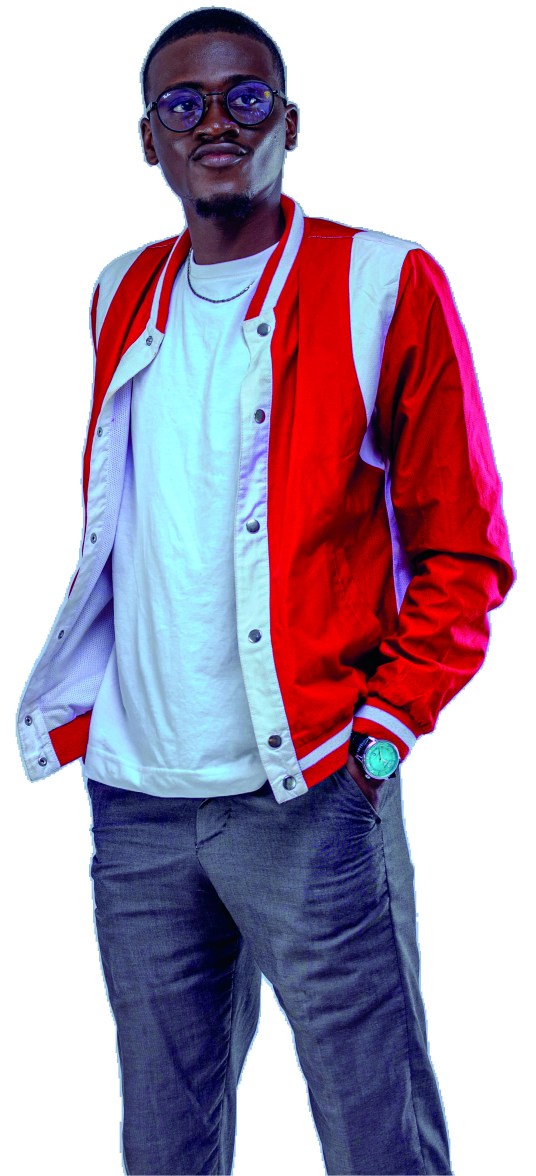
#> input picture information sur Ehoud/extracted/images/p04_img003.jpeg, 1608 x 3528 px, found by its file name (shown at 1/3 size)
$ python recolor_jacket.py
#> lines starting #> are read from the running program, lines starting #| are printed output that depends on the picture; after the words box and inside, x2 and y2 are one past the last pixel; in counts of white or black regions, pixels touching at a corner belong together
"""Bascule la veste rouge du portrait p04 vers le bleu de la charte.
On cible uniquement les pixels rouges TRÈS saturés (la veste) pour épargner
la peau (rouge-orangé peu saturé) et le reste de l'image."""
import numpy as np
from PIL import Image

SRC = r"d:\portfolioEHOUD\information sur Ehoud\extracted\images\p04_img003.jpeg"
OUT = r"d:\portfolioEHOUD\portfolio-ehoud\src\assets\ehoud-hero.png"

img = Image.open(SRC).convert("RGB")
#> img is the input picture: PIL image 1608x3528 RGB; mean R, G, B 176.6, 156.9, 175.5
hsv = np.array(img.convert("HSV"), dtype=np.int16)
h, s, v = hsv[..., 0], hsv[..., 1], hsv[..., 2]
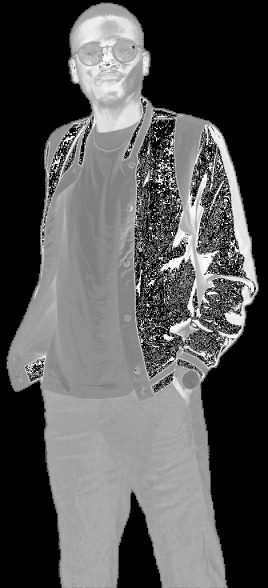
#> h: shape (3528, 1608) int16 (shown at 1/6 size); min 0, max 254, mean 85.4
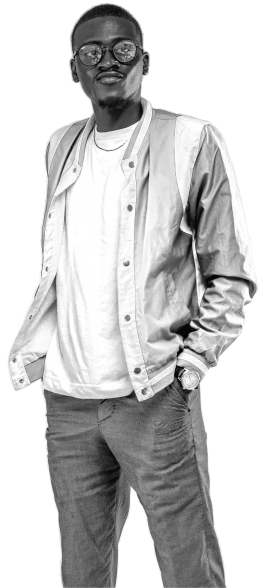
#> v: shape (3528, 1608) int16 (shown at 1/6 size); min 0, max 255, mean 202.5

# Rouge ET rouge-violacé (magenta) = teinte proche de 0 et son wrap large
# vers le haut (215-255), forte saturation. Couvre aussi les reflets roses du tissu.
red_mask = ((h < 18) | (h > 215)) & (s > 95)
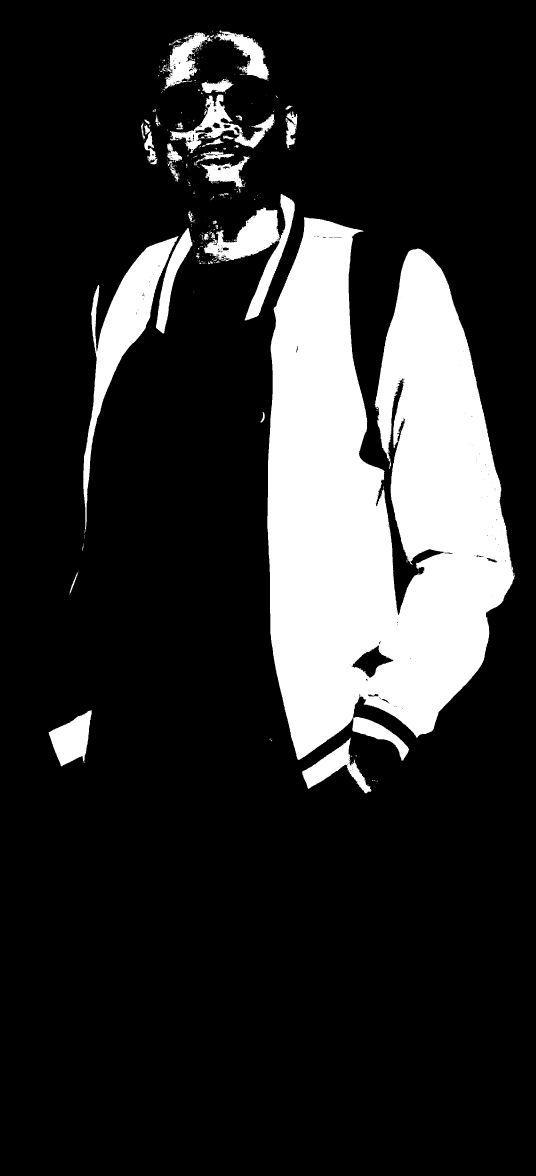
#> red_mask: shape (3528, 1608) bool (shown at 1/3 size); 17.3% white; 450 white regions (382 under 20 px), largest, box (x1, y1, x2, y2) and area: (802, 652, 1544, 2280) 809554, (250, 708, 536, 1601) 51949, (611, 582, 884, 961) 28943

# Cible : bleu charte #1178B7 ≈ teinte 203° → 203/360*255 ≈ 144 sur l'échelle PIL.
TARGET_H = 144
hsv[..., 0] = np.where(red_mask, TARGET_H, h)
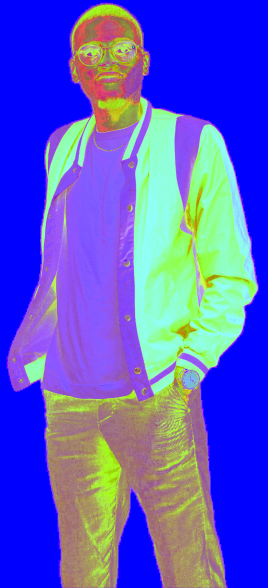
#> hsv: shape (3528, 1608, 3) int16 (shown at 1/6 size); mean R, G, B 89.9, 91, 202.5
# On garde la saturation/valeur (le tissu garde ses plis et son volume),
# juste un léger plafond de saturation pour coller au bleu plus profond.
hsv[..., 1] = np.where(red_mask, np.minimum(s, 205), s)
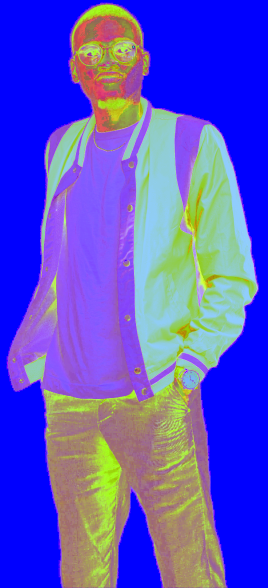
#> hsv: shape (3528, 1608, 3) int16 (shown at 1/6 size); mean R, G, B 89.9, 83.3, 202.5
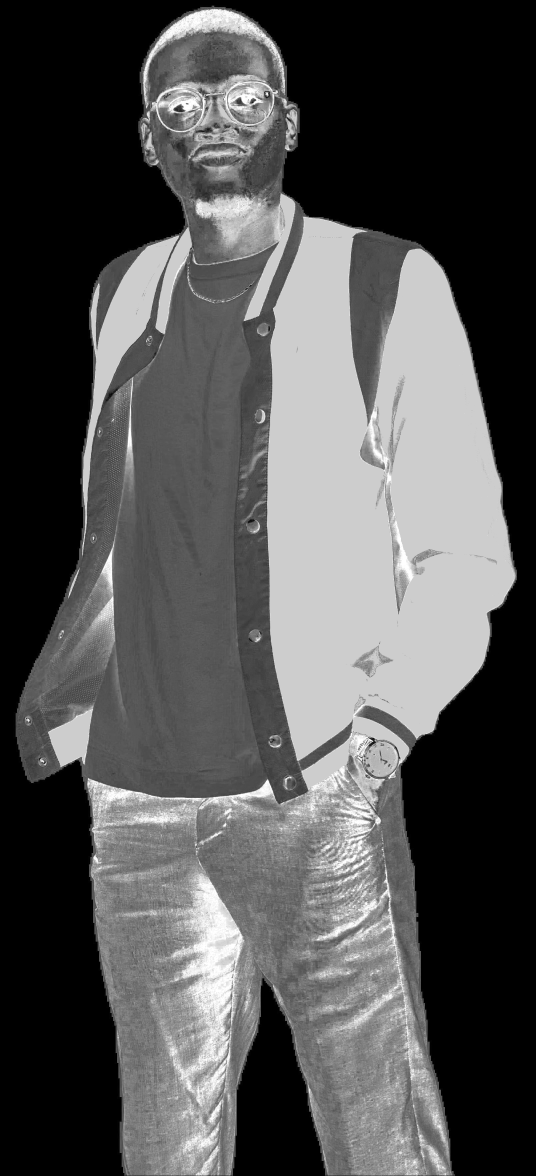
#> s: shape (3528, 1608) int16 (shown at 1/3 size); min 0, max 255, mean 83.3

out = Image.fromarray(hsv.astype("uint8"), "HSV").convert("RGB")
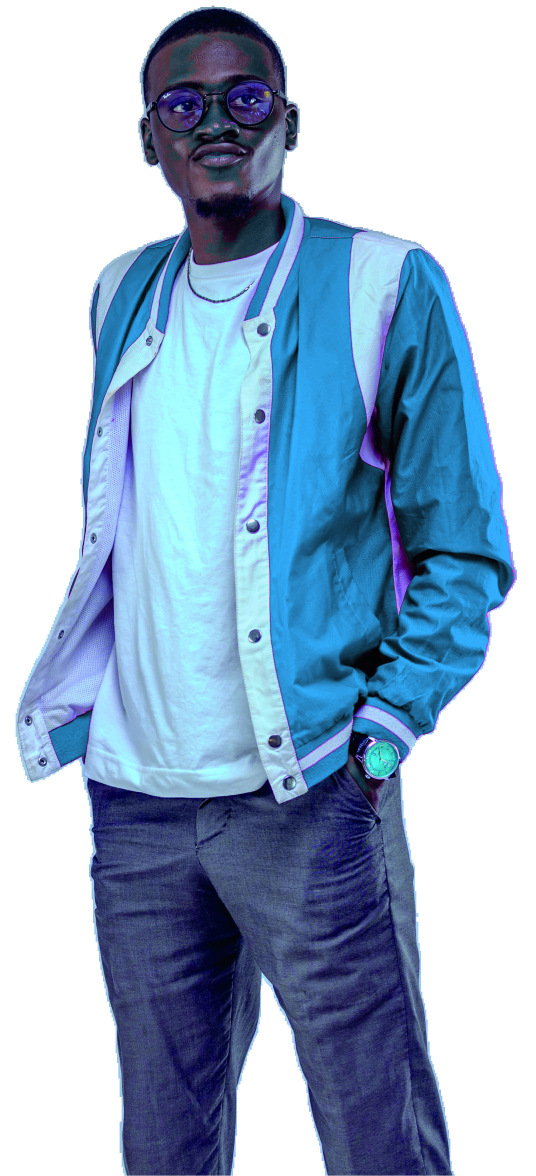
#> out: PIL image 1608x3528 RGB (shown at 1/3 size); mean R, G, B 153.2, 177, 202.4
out.save(OUT)
print("pixels recolorisés:", int(red_mask.sum()), "/", red_mask.size)
#| pixels recolorisés: 982487 / 5673024
print("écrit:", OUT, out.size)
#| écrit: d:\portfolioEHOUD\portfolio-ehoud\src\assets\ehoud-hero.png (1608, 3528)

$ run again, with information sur Ehoud/extracted/images/p02_img001.jpeg copied over information sur Ehoud/extracted/images/p04_img003.jpeg
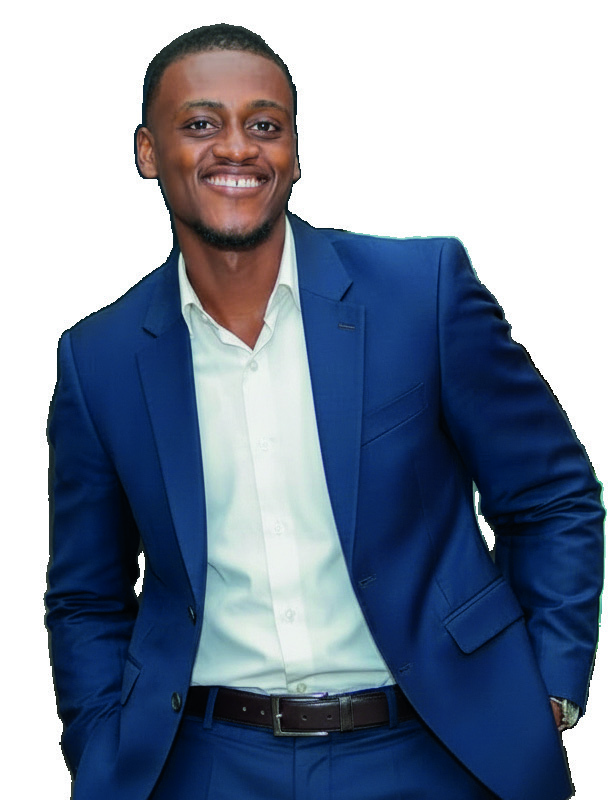
#> input picture information sur Ehoud/extracted/images/p02_img001.jpeg, 610 x 800 px, found by its file name
#> img is the input picture: PIL image 610x800 RGB; mean R, G, B 128.9, 140.7, 159.9
#> `red_mask = ((h < 18) | (h > 215)) & (s > 95)`:
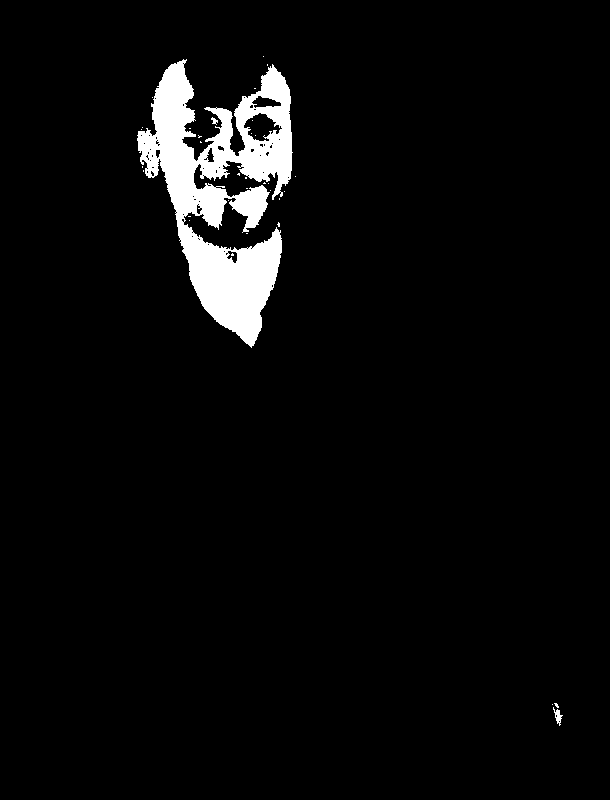
#> red_mask: shape (800, 610) bool; 4.2% white; 34 white regions (31 under 20 px), largest, box (x1, y1, x2, y2) and area: (137, 59, 293, 348) 20111, (553, 707, 563, 726) 78, (211, 117, 218, 125) 29
#> `out = Image.fromarray(hsv.astype("uint8"), "HSV").convert("RGB")`:
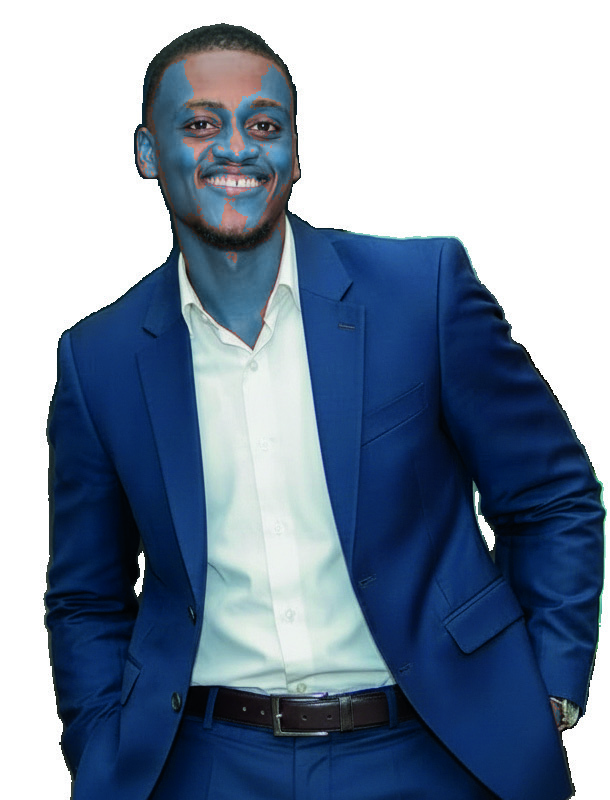
#> out: PIL image 610x800 RGB; mean R, G, B 126.4, 142.1, 162.5
#| pixels recolorisés: 20305 / 488000
#| écrit: d:\portfolioEHOUD\portfolio-ehoud\src\assets\ehoud-hero.png (610, 800)

$ run again, with information sur Ehoud/extracted/images/p03_img002.jpeg copied over information sur Ehoud/extracted/images/p04_img003.jpeg
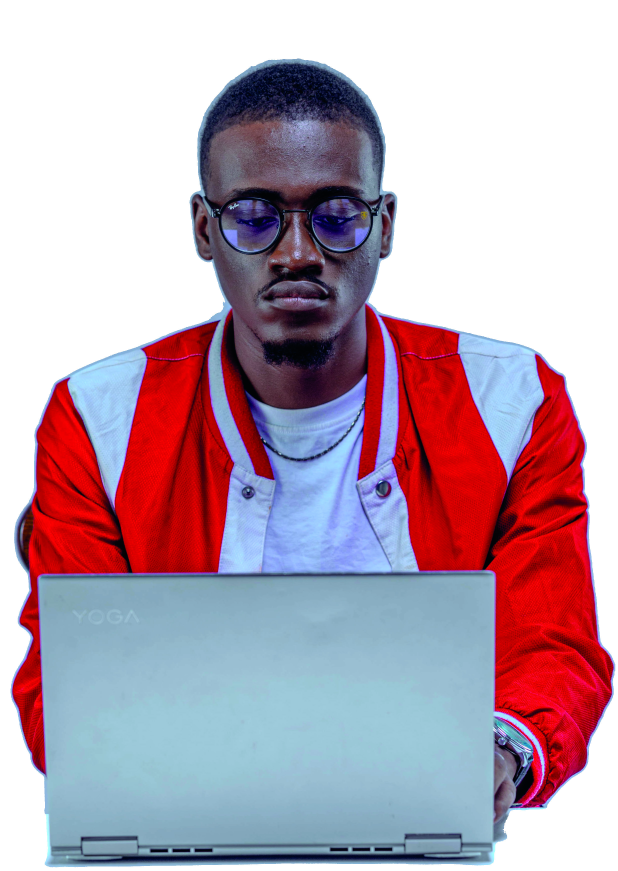
#> input picture information sur Ehoud/extracted/images/p03_img002.jpeg, 2472 x 3483 px, found by its file name (shown at 1/4 size)
#> img is the input picture: PIL image 2472x3483 RGB; mean R, G, B 185.8, 162.9, 176.7
#> `red_mask = ((h < 18) | (h > 215)) & (s > 95)`:
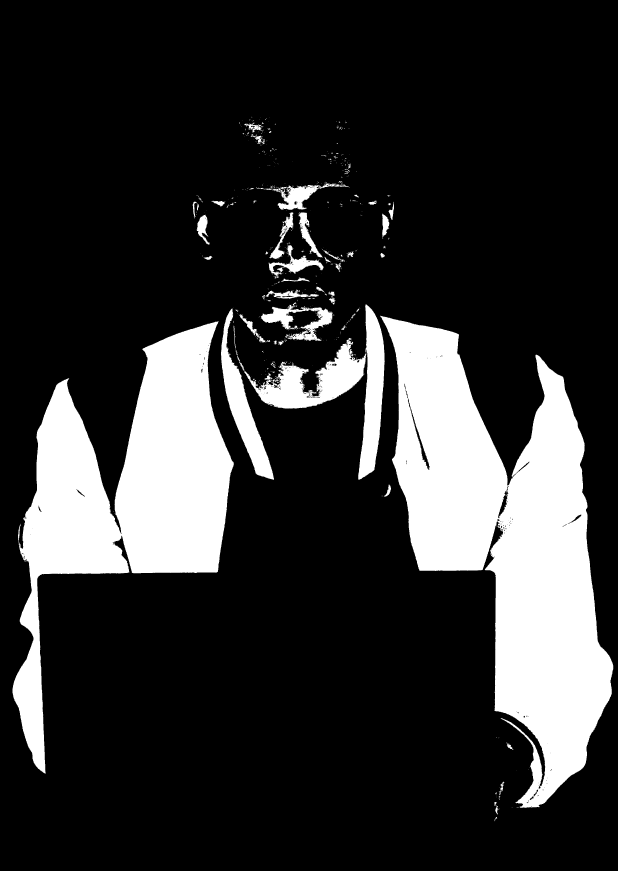
#> red_mask: shape (3483, 2472) bool (shown at 1/4 size); 19% white; 675 white regions (568 under 20 px), largest, box (x1, y1, x2, y2) and area: (1520, 1263, 2453, 3231) 845643, (50, 1285, 935, 3095) 593462, (976, 1217, 1539, 1919) 95414
#> `out = Image.fromarray(hsv.astype("uint8"), "HSV").convert("RGB")`:
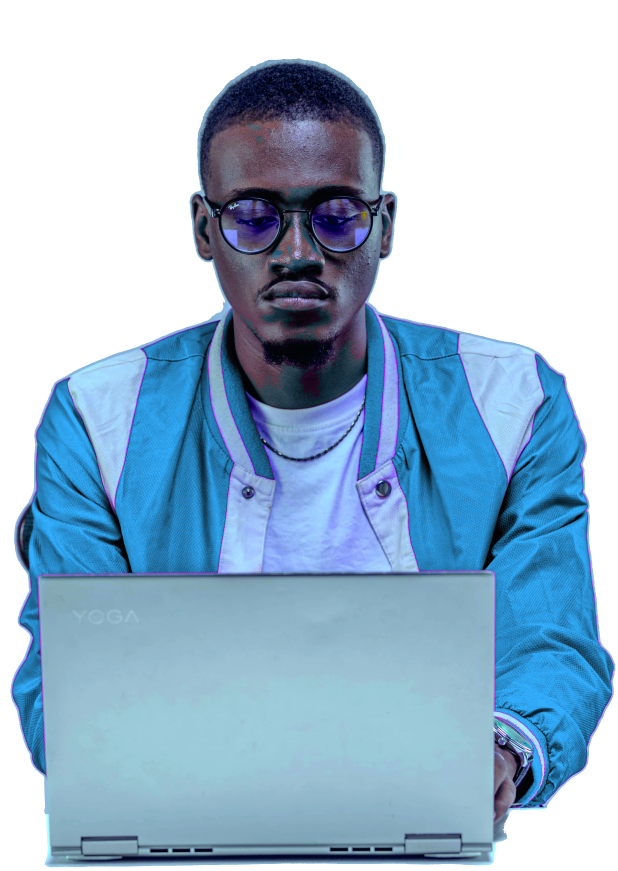
#> out: PIL image 2472x3483 RGB (shown at 1/4 size); mean R, G, B 158.3, 186.6, 209.6
#| pixels recolorisés: 1636242 / 8609976
#| écrit: d:\portfolioEHOUD\portfolio-ehoud\src\assets\ehoud-hero.png (2472, 3483)
